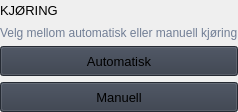
                                  <widget class="QFrame" name="kjoring_container">
                                   <property name="maximumSize">
                                    <size>
                                     <width>16777215</width>
                                     <height>16777215</height>
                                    </size>
                                   </property>
                                   <property name="frameShape">
                                    <enum>QFrame::NoFrame</enum>
                                   </property>
                                   <property name="frameShadow">
                                    <enum>QFrame::Raised</enum>
                                   </property>
                                   <layout class="QVBoxLayout" name="verticalLayout_22">
                                    <property name="leftMargin">
                                     <number>0</number>
                                    </property>
                                    <property name="topMargin">
                                     <number>0</number>
                                    </property>
                                    <property name="rightMargin">
                                     <number>0</number>
                                    </property>
                                    <property name="bottomMargin">
                                     <number>0</number>
                                    </property>
                                    <item>
                                     <widget class="QLabel" name="kjoring_title">
                                      <property name="minimumSize">
                                       <size>
                                        <width>0</width>
                                        <height>20</height>
                                       </size>
                                      </property>
                                      <property name="font">
                                       <font>
                                        <family>Segoe UI</family>
                                        <pointsize>10</pointsize>
                                        <weight>50</weight>
                                        <italic>false</italic>
                                        <bold>false</bold>
                                       </font>
                                      </property>
                                      <property name="styleSheet">
                                       <string notr="true"/>
                                      </property>
                                      <property name="text">
                                       <string>KJØRING</string>
                                      </property>
                                     </widget>
                                    </item>
                                    <item>
                                     <widget class="QLabel" name="kjoring_label">
                                      <property name="styleSheet">
                                       <string notr="true">color: rgb(113, 126, 149);</string>
                                      </property>
                                      <property name="lineWidth">
                                       <number>1</number>
                                      </property>
                                      <property name="text">
                                       <string>Velg mellom automatisk eller manuell kjøring</string>
                                      </property>
                                      <property name="alignment">
                                       <set>Qt::AlignLeading|Qt::AlignLeft|Qt::AlignVCenter</set>
                                      </property>
                                     </widget>
                                    </item>
                                    <item>
                                     <widget class="QPushButton" name="auto_btn">
                                      <property name="minimumSize">
                                       <size>
                                        <width>150</width>
                                        <height>30</height>
                                       </size>
                                      </property>
                                      <property name="font">
                                       <font>
                                        <family>Segoe UI</family>
                                        <pointsize>10</pointsize>
                                        <weight>50</weight>
                                        <italic>false</italic>
                                        <bold>false</bold>
                                       </font>
                                      </property>
                                      <property name="cursor">
                                       <cursorShape>PointingHandCursor</cursorShape>
                                      </property>
                                      <property name="styleSheet">
                                       <string notr="true">background-color: rgb(52, 59, 72);</string>
                                      </property>
                                      <property name="text">
                                       <string>Automatisk</string>
                                      </property>
                                     </widget>
                                    </item>
                                    <item>
                                     <widget class="QPushButton" name="manuell_btn">
                                      <property name="minimumSize">
                                       <size>
                                        <width>150</width>
                                        <height>30</height>
                                       </size>
                                      </property>
                                      <property name="font">
                                       <font>
                                        <family>Segoe UI</family>
                                        <pointsize>10</pointsize>
                                        <weight>50</weight>
                                        <italic>false</italic>
                                        <bold>false</bold>
                                       </font>
                                      </property>
                                      <property name="cursor">
                                       <cursorShape>PointingHandCursor</cursorShape>
                                      </property>
                                      <property name="styleSheet">
                                       <string notr="true">background-color: rgb(52, 59, 72);</string>
                                      </property>
                                      <property name="text">
                                       <string>Manuell</string>
                                      </property>
                                     </widget>
                                    </item>
                                   </layout>
                                  </widget>
